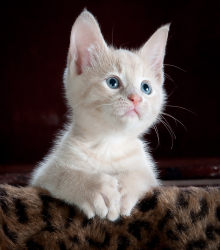
#> input picture Python/Day-4_2/cat_nms.png, 220 x 250 px
$ jupyter execute --allow-errors NMS.ipynb
#> lines starting #> are read from the running program, lines starting #| are printed output that depends on the picture; after the words box and inside, x2 and y2 are one past the last pixel; in counts of white or black regions, pixels touching at a corner belong together
[cell 1]
# import the necessary packages
import numpy as np
import cv2

boundingBoxes = np.array([
	(12, 84, 140, 212, 0.3),
	(24, 84, 152, 212, 0.4),
	(36, 84, 164, 212, 0.5),
	(12, 96, 140, 224, 0.6),
	(24, 96, 152, 224, 0.7),
	(24, 108, 152, 236, 0.8)])

# load the image and clone it
image = cv2.imread("cat_nms.png")
#> image is the input picture: shape (250, 220, 3); mean B, G, R 64.2, 66.7, 78.5
orig = image.copy()
# loop over the bounding boxes for each image and draw them
for (startX, startY, endX, endY, confidence) in boundingBoxes:
	cv2.rectangle(orig, (int(startX), int(startY)), (int(endX), int(endY)), (0, 0, 255), 2)
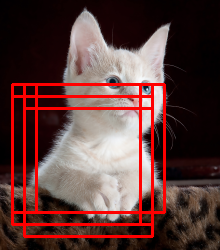
#> orig: shape (250, 220, 3); 8.91% of pixels changed, all inside (x1, y1, x2, y2) = (11, 83, 166, 238)
# # perform non-maximum suppression on the bounding boxes
#> (the rest of this cell did not finish here and is left out)

[cell 2]
def non_max_suppression(boxes, overlapThresh):
    # if there are no boxes, return an empty list
    if len(boxes) == 0:
        return []
    # initialize the list of picked indexes
    pick = []
    x1 = boxes[:, 0]
    y1 = boxes[:, 1]
    x2 = boxes[:, 2]
    y2 = boxes[:, 3]
    c = boxes[:, 4]
    # compute the area of intersection rectangle
    area = (x2 - x1 + 1) * (y2 - y1 + 1)
    idxs = np.argsort(c)
    while len(idxs) > 0:
        # grab the last index in the indexes list and add the
        # index value to the list of picked indexes
        last = len(idxs) - 1
        i = idxs[last]
        pick.append(i)
        # find the largest (x, y) coordinates for the start of
        # the bounding box and the smallest (x, y) coordinates
        # for the end of the bounding box
        xx1 = np.maximum(x1[i], x1[idxs[:last]])
        yy1 = np.maximum(y1[i], y1[idxs[:last]])
        xx2 = np.minimum(x2[i], x2[idxs[:last]])
        yy2 = np.minimum(y2[i], y2[idxs[:last]])
        # compute the width and height of the bounding box
        w = np.maximum(0, xx2 - xx1 + 1)
        h = np.maximum(0, yy2 - yy1 + 1)
        # compute the ratio of overlap
        overlap = (w * h) / area[idxs[:last]]
        idxs = np.delete(idxs, np.concatenate(([last],
                                               np.where(overlap > overlapThresh)[0])))
    return boxes[pick].astype("int")
        # break


# import the necessary packages
import numpy as np
import cv2

boundingBoxes = np.array([
	(12, 84, 140, 212, 0.3),
	(24, 84, 152, 212, 0.4),
	(36, 84, 164, 212, 0.5),
	(12, 96, 140, 224, 0.6),
	(24, 96, 152, 224, 0.7),
	(24, 108, 152, 236, 0.8)])

# load the image and clone it
image = cv2.imread("cat_nms.png")
orig = image.copy()
# loop over the bounding boxes for each image and draw them
for (startX, startY, endX, endY, confidence) in boundingBoxes:
	cv2.rectangle(orig, (int(startX), int(startY)), (int(endX), int(endY)), (0, 0, 255), 2)
# # perform non-maximum suppression on the bounding boxes
pick = non_max_suppression(boundingBoxes, 0.3)
# # loop over the picked bounding boxes and draw them
for (startX, startY, endX, endY, confidence) in pick:
   cv2.rectangle(image, (startX, startY), (endX, endY), (0, 255, 0), 2)
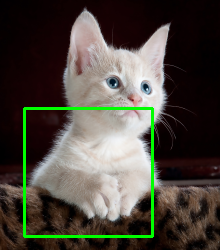
#> image: shape (250, 220, 3); 2.79% of pixels changed, all inside (x1, y1, x2, y2) = (23, 107, 154, 238)
cv2.imwrite('orig.png',orig)
cv2.imwrite('image.png',image)
#> Out = True
